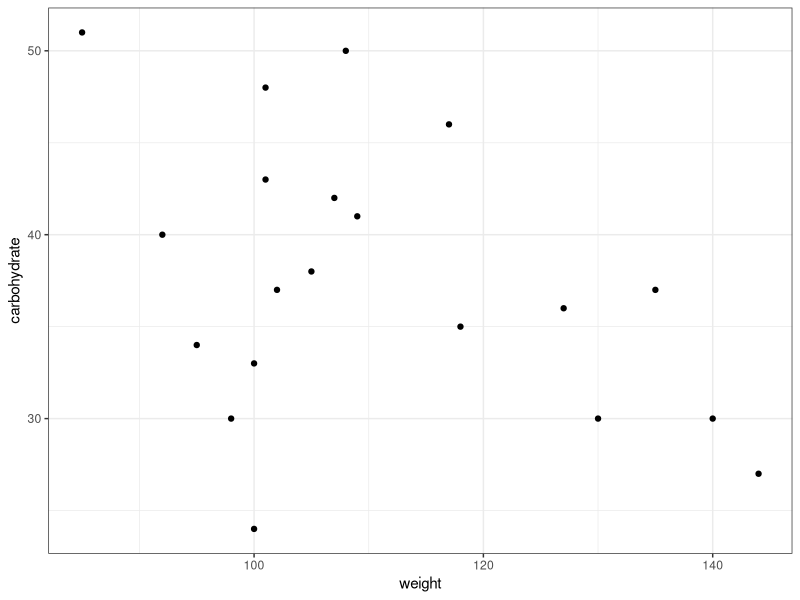
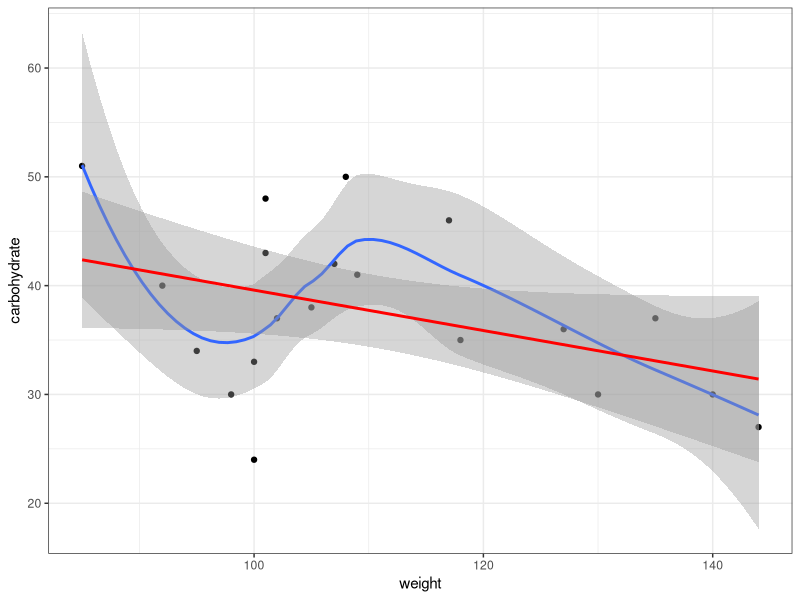
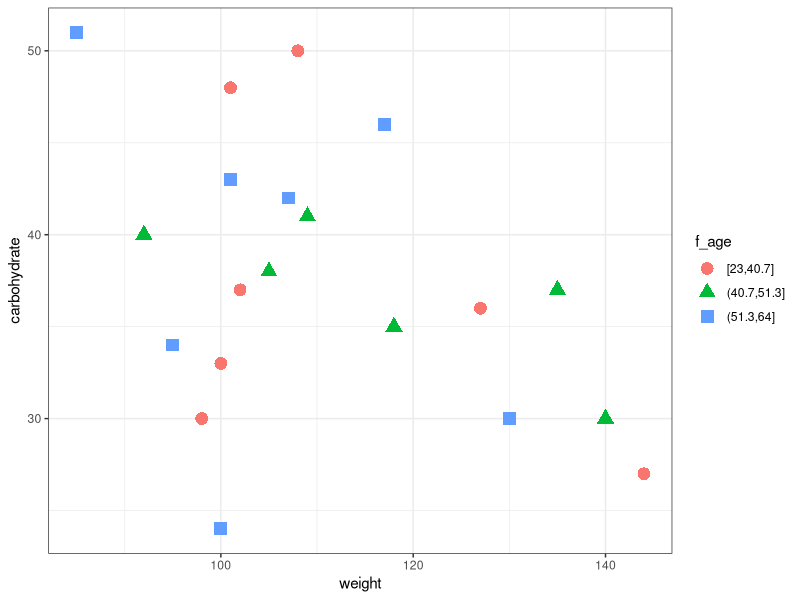

These charts were generated, in order, by the following R code:
library(tidyverse)
library(ggplot2); theme_set(theme_bw())
library(readr)

cdat <- read_csv("../data/Carbohydrate_diet.csv")
## print(cdat, n=8)

gg0 <- (ggplot(cdat, 
               aes(weight, carbohydrate))
        + geom_point()
)

print(gg0)
print(gg0 + geom_smooth(method="loess")
          + geom_smooth(method="lm", col="red"))

cdat <- mutate(cdat, f_age=cut_number(age,3))

gg1 <- (ggplot(cdat, aes(weight, carbohydrate, colour=f_age))
    + geom_point(aes(shape=f_age), size=4)        
)

print(gg1)
